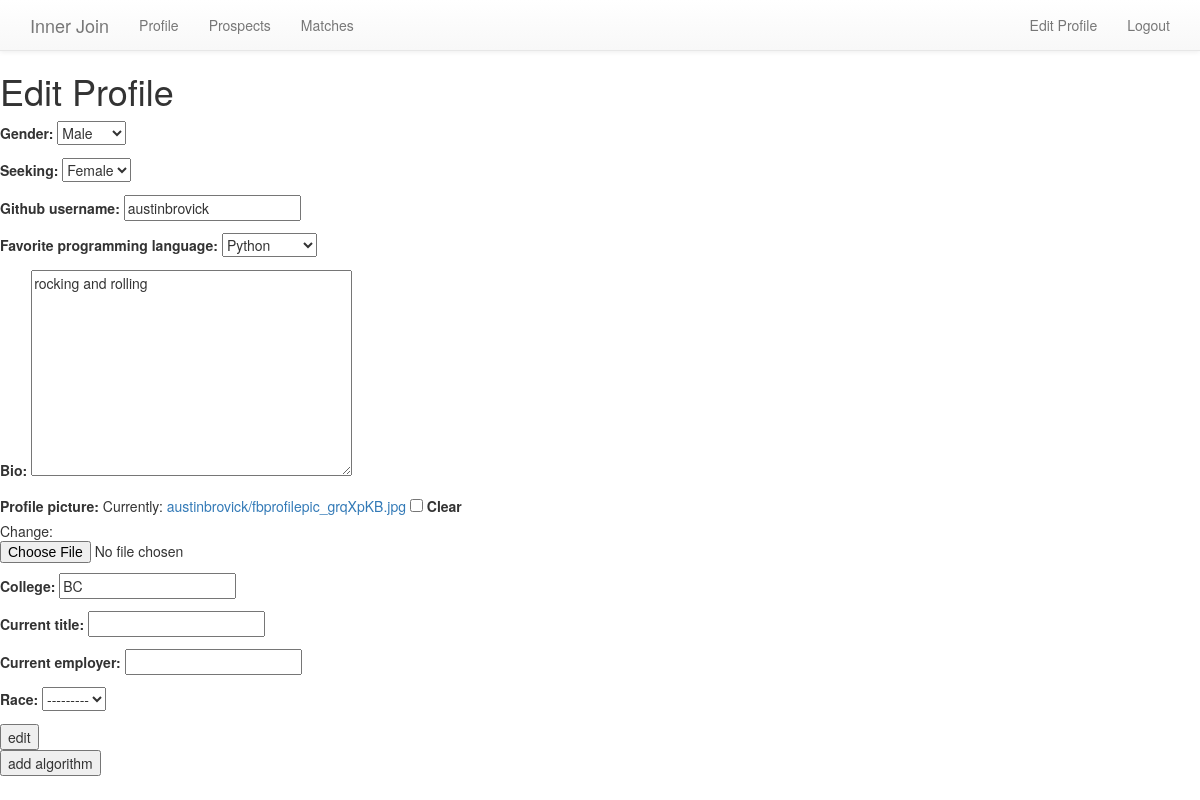
The page /profile/edit_profile_page/ (signed in) on the database its author committed.
### profiles/models.py (models this page shows, shortened)
class UserProfile(models.Model):
    user = models.OneToOneField(User, on_delete=models.CASCADE)
    gender = models.CharField(max_length=15, choices=GENDERS)
    seeking = models.CharField(max_length=15, choices=SEEKING)
    github_username = models.CharField(max_length=30, blank=True, null=True)
    bio = models.TextField(blank=True)
    favorite_programming_language = models.CharField(max_length=50, blank=True, choices=PL)
    college = models.CharField(max_length=30, blank=True, null=True)
    current_title = models.CharField(max_length=30, blank=True, null=True)
    current_employer = models.CharField(max_length=50, blank=True, null=True)
    race = models.CharField(max_length=50, choices=RACES, blank=True)
    profile_picture = models.ImageField(upload_to=user_directory_path,
        null=True,
        blank=True,
        width_field="width_field",
        height_field="height_field")
    height_field = models.IntegerField(default=0)
    width_field = models.IntegerField(default=0)

### profiles/views.py (the view)
@login_required
def edit_profile_page(request):
    user_form = get_object_or_404(UserProfile, user=request.user)
    form = UserProfileForm(instance=user_form)
    context = {
        "user" : request.user,
        "form" : form,
    }
    return render(request, "profiles/edit_profile.html", context)

### profiles/forms.py
class UserProfileForm(forms.ModelForm):
    class Meta:
        model = UserProfile
        fields = [
            "gender",
            "seeking",
            "github_username",
            "favorite_programming_language",
            "bio",
            "profile_picture",
            "college",
            "current_title",
            "current_employer",
            "race",
        ]

### templates/profiles/edit_profile.html (shortened to what this page needs)
<!DOCTYPE html>
<html>
<head>
    {% include "bootstrap.html" %}
</head>
<body>
  {% include "nav_bar.html" %}
    <div id='main_wrapper'>
        <h1>Edit Profile</h1>
        <form method='post' action='{% url "edit_profile" %}' enctype='multipart/form-data'>{% csrf_token %}
          {{form.as_p}}
          <input type='submit' value='edit' />
        </form>
        <form method='post' action="{% url 'create_algo_page' %}">
          <input type='submit' value='add algorithm'>
        </form>
    </div>
</body>
</html>

### rows shown on the page
UserProfile: gender "Male", seeking "Female", github_username "austinbrovick", favorite_programming_language "Python", bio "rocking and rolling", college "BC", race "---------"
